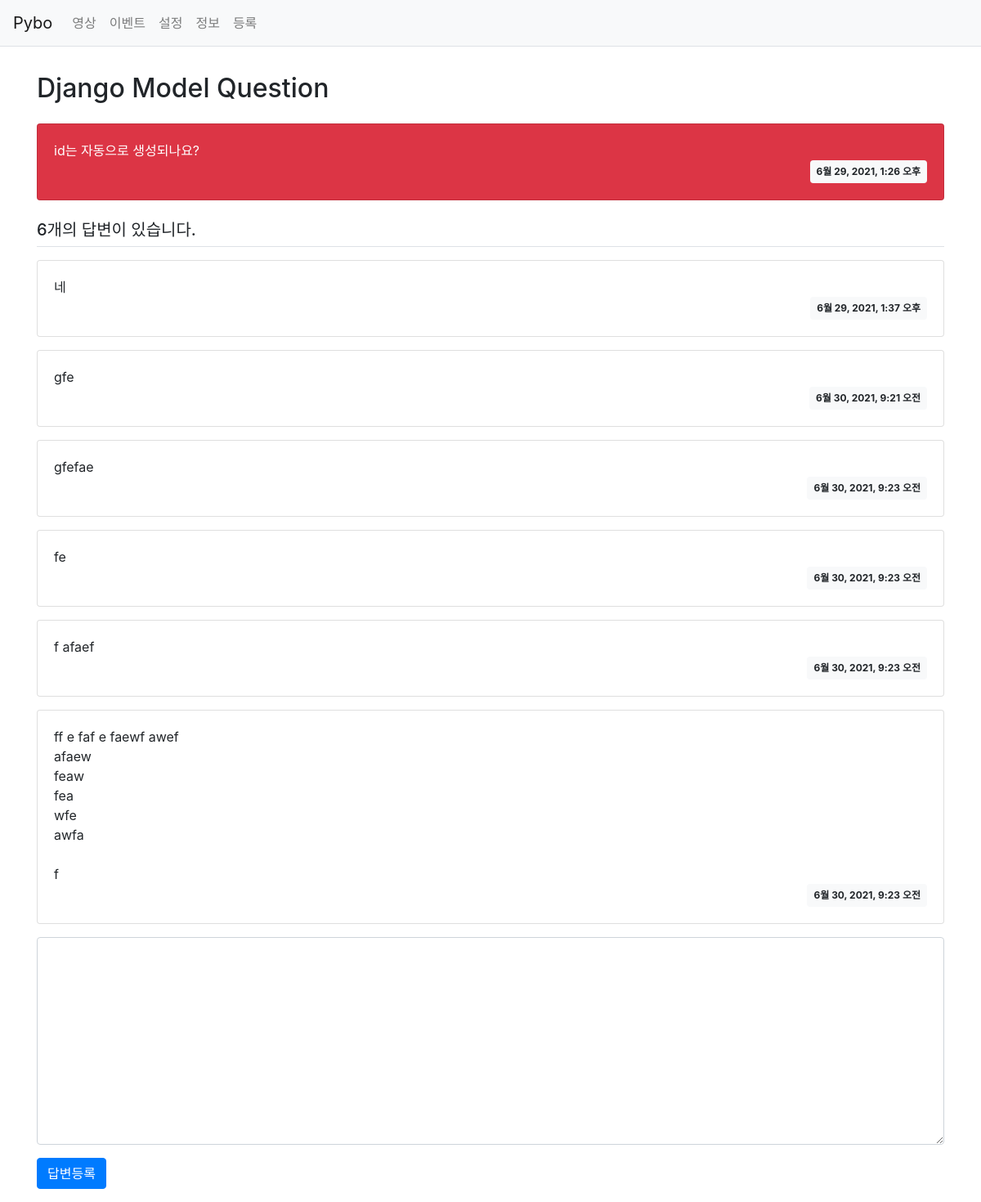
Screenshot of /pybo/2/ with the database file from the repository.
### pybo/models.py (models this page shows, shortened)
class Question(models.Model):
    subject = models.CharField(max_length=200) #CharField : 글자 수 제한
    content = models.TextField() #글자수 제한 없음
    create_date = models.DateTimeField() #날짜, 시간 관련 속성 = DateTimeField

class Answer(models.Model):
    question = models.ForeignKey(Question, on_delete=models.CASCADE)
    content = models.TextField()
    create_date = models.DateTimeField()

### pybo/views.py (the view)
# urls.py: path('<int:question_id>/' , views.detail, name = 'detail'),
def detail(request, question_id):
    question = get_object_or_404(Question, pk = question_id)
    context = {'question':question}
    return render(request, 'pybo/question_detail.html', context)

### templates/pybo/question_detail.html (shortened to what this page needs)
{% extends 'base.html' %}
{% block content %}
<div class="container my-3">
   <h2 class="border-bottom-color: red; py-3">{{ question.subject }}</h2>
    <div class="card bg-danger text-white">
        <div class="card-body">
            <div class="card-text" style="white-space: pre-line;">{{ question.content }}</div>
            <div class="d-flex justify-content-end">
                <div class="badge badge-light p-2">
                    {{ question.create_date }}
                </div>
            </div>
        </div>
    </div>
    <h5 class="border-bottom my-3 py-2">{{question.answer_set.count}}개의 답변이 있습니다.</h5>
    {% for answer in question.answer_set.all %}
    <div class="card my-3">
        <div class="card-body">
            <div class="card-text" style="white-space: pre-line;">{{ answer.content }}</div>
            <div class="d-flex justify-content-end">
                <div class="badge badge-light p-2">
                    {{ answer.create_date }}
                </div>
            </div>
        </div>
    </div>
    {% endfor %}
    <form action="{% url 'pybo:answer_create' question.id %}" method="post" class="my-3">
        <div class="form-group">
            <textarea name="content" id="content" class="form-control" rows="10"></textarea>
        </div>
        <input type="submit" value="답변등록" class="btn btn-primary">
    </form>
</div>
{% endblock %}

### templates/base.html (shortened to what this page needs)
{% load static %}
<!doctype html>
<html lang="ko">
<head>
    <link rel="stylesheet" type="text/css" href="{% static 'bootstrap.min.css' %}">
    <link rel="stylesheet" type="text/css" href="{% static 'style.css' %}">
</head>
<body>
{% include "navbar.html" %}
{% block content %}
{% endblock %}
</body>
</html>

### templates/navbar.html (shortened to what this page needs)
<!doctype html>
{% block content %}
<nav class="navbar navbar-expand-lg navbar-light bg-light border-bottom">
    <a class="navbar-brand" href="{% url 'pybo:index' %}">Pybo</a>
    <div class="collapse navbar-collapse flex-grow-0" id="navbarNav">
        <ul class="navbar-nav">
            <li><a class="nav-link" href="{ % url 'pybo:video' %}">영상</a>
            <li><a class="nav-link" href="pybo:first">이벤트</a>
            <li><a class="nav-link" href="pybo:first">설정</a>
            <li><a class="nav-link" href="pybo:first">정보</a>
            <li><a class="nav-link" href="pybo:first">등록</a>
        </ul>
</nav>
{% endblock %}

### rows the page displays
Question: subject "Django Model Question", content "id는 자동으로 생성되나요?", create_date "6월 29, 2021, 1:26 오후", answer_set.count "6"
Answer: content "네", create_date "6월 29, 2021, 1:37 오후"
Answer: content "gfe", create_date "6월 30, 2021, 9:21 오전"
Answer: content "gfefae", create_date "6월 30, 2021, 9:23 오전"
Answer: content "fe", create_date "6월 30, 2021, 9:23 오전"
Answer: content "f afaef", create_date "6월 30, 2021, 9:23 오전"
Answer: content "ff e faf e faewf awef afaew feaw fea wfe awfa f", create_date "6월 30, 2021, 9:23 오전"
